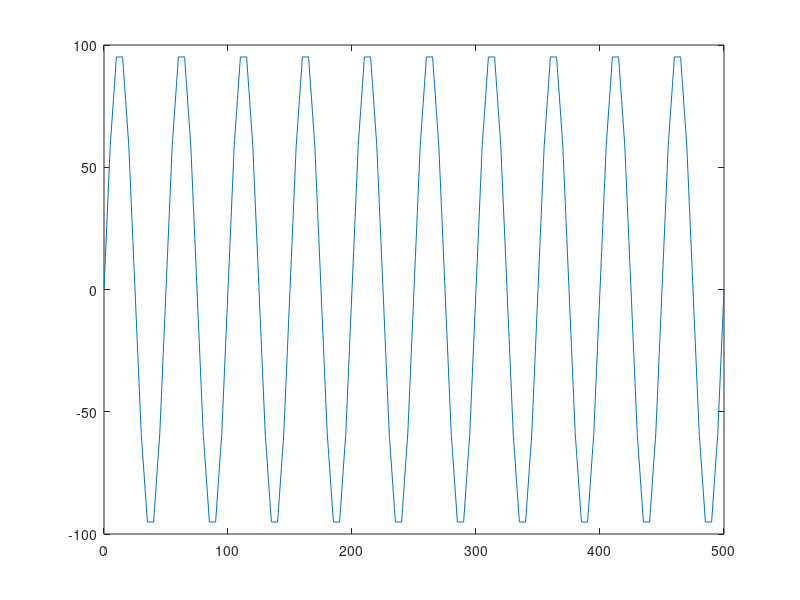
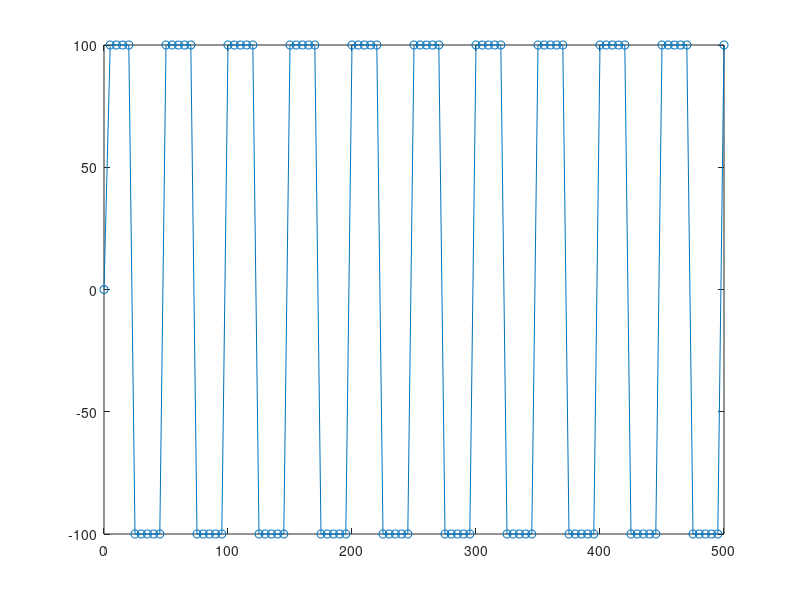
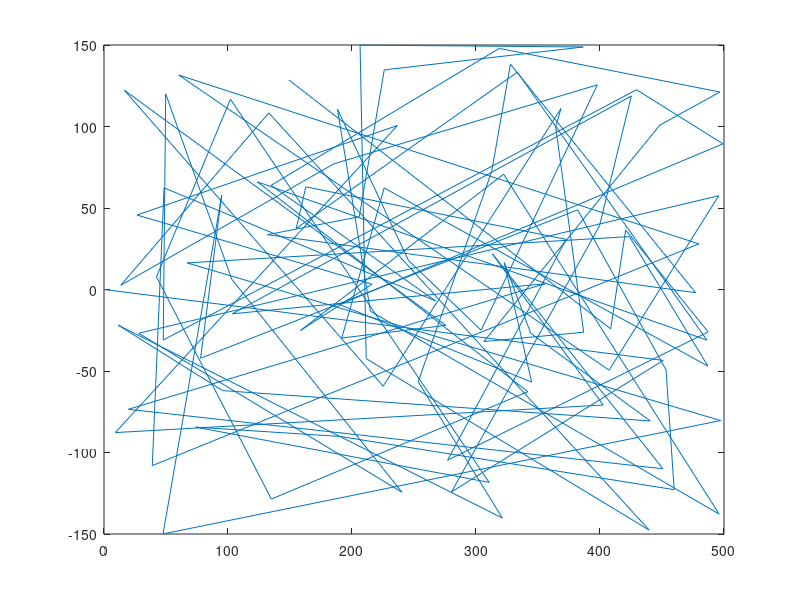

Recreate these plots in MATLAB, in order.
clear all
clc

%% Resoluion, Amplitude and Time period
resolution = 100;
amplitude = 100;
wavelength = 50;

%% x and y boundaries
x_min = 0;
x_max = 500;
y_min = -150;
y_max = 150;

%% Get x values
x = x_min:(x_max-x_min)/resolution:x_max;

%% Get y values for sinusoidal
y = amplitude * sin(x*((2*pi)/wavelength));

% Plot x vs y for sinusoidal
figure
plot(x,y)

%% Get y values for square wave
y = [];
y(end+1) = 0;
for x_i = x
    if x_i ~= 0
        if mod(x_i, wavelength) < wavelength/2
            y(end+1) = amplitude;
        else
            y(end+1) = -amplitude;
        end
    end
end

% Plot values for the square wave
figure
plot(x, y, 'o-')

%% Get x and y values for random search
x = (x_max-x_min)*rand(resolution, 1)+x_min;
y = (y_max-y_min)*rand(resolution, 1)+y_min;

x(1) = 0;
y(1) = 0;

% Plot values for the random search
figure
plot(x, y)
